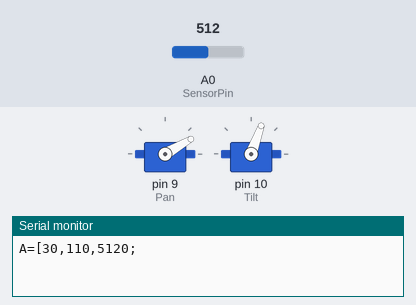
Bench run of a sketch on a simulated Arduino Uno, built with avr-gcc and run on an emulated ATmega328P. On the bench: 2 × servo, the last lines printed to the serial monitor. The inputs (shaded band) are chosen by the test bench; at power-on: A0 (SensorPin) = 512.

Above: at 0.07 s.
At 9.8 s:
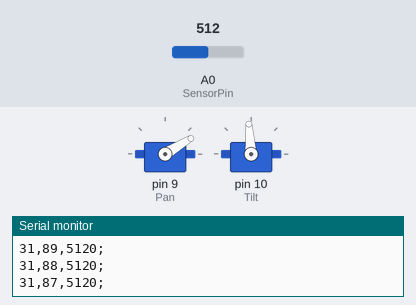
At 18.97 s:
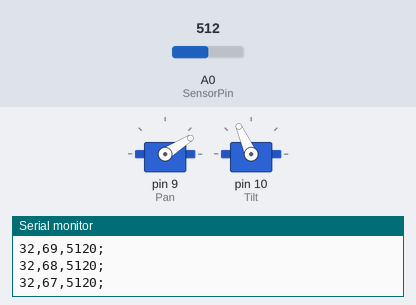
At 39.86 s:
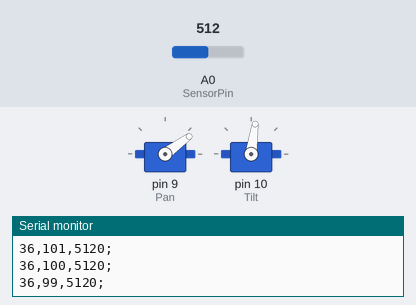
Timing chart, 0 to 40.0 s (numbered marks = the images above):
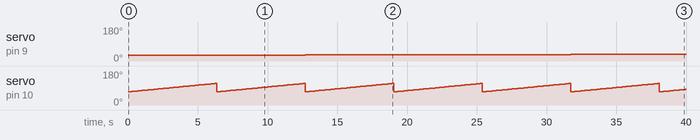

The sketch:

LIDAR_Final_USED_for_Arduino.ino
```cpp
// LIDAR_FINAL.ino
#include "Servo.h"

int Position=0;
int PanAngle=0;				//Will also be the output Pan Angle. Pan Angle measured from right to left. All the way right would theoretically be 0. Theta
int TiltAngle=0;
int TiltAngleOut=0;			//Output Tilt Angle in degrees. Will be measured in degrees from the positive vertical. Pointing directly ahead would be 90; straight up would be 0. Phi
int Distance1=0;
int Distance2=0;
int Distance3=0;
int Distance4=0;
int Distance5=0;
int TenXDistance=0;			//Final Distance (has been averaged and multiplied by 10)
int SensorPin=A0;			//Pin the distance sensor is plugged in to. MUST BE ANALOG INPUT
int RunOnce=0;				//Will be used to make the for loops only run once
Servo Pan;
Servo Tilt;


void setup()
{
  analogReference(EXTERNAL);
  Pan.attach(9);			//Attaches Pan servo to pin 9
  Tilt.attach(10);			//Attaches Tilt servo to pin 11
  Serial.begin(9600);
  Serial.print("A=[");		//Preparing the data to be written to the serial monitor in a format readable by MATLAB as a matrix, A.
}

void loop()
{
  if (RunOnce ==0)
  {
    for(int PanAngle=30; PanAngle<155; PanAngle+=1)
    {
      Pan.write(PanAngle);

      for(int TiltAngle=70; TiltAngle<115; TiltAngle+=1)
      {
        Tilt.write(TiltAngle);										//Tilt the sensor
        delay(100);													//Give the servo time to reach its position
        //Collect Data
        Distance1=analogRead(SensorPin);
        delay(10);													//Stop between readings
        Distance2=analogRead(SensorPin);
        delay(10);													//Stop between readings
        Distance3=analogRead(SensorPin);
        delay(10);													//Stop between readings
        Distance4=analogRead(SensorPin);
        delay(10);													//Stop between readings
        Distance5=analogRead(SensorPin);

        //Average the distance readings
        TenXDistance=((Distance1 + Distance2 + Distance3 + Distance4 + Distance5)*10)/5;  //Distances multiplied by 10 to keep values integers. Will be divided out in MATLAB. This works because x/5, where x is an integer, will have a maximum of one decimal point.

        //Calculated outputted tilt angle

        TiltAngleOut=180-TiltAngle;

        //Print formatted data to serial monitor.
        Serial.print(PanAngle);				// The data will be exported to matlab as a matrix, A.
        Serial.print(",");					// The matrix will have the following form
        Serial.print(TiltAngleOut);			//		PanAngle1	TiltAngle1	Distance1*10
        Serial.print(",");					//		PanAngle2	TiltAngle2	Distance2*10
        Serial.print(TenXDistance);			//			...			...			...
        Serial.println(";");				// These should correspond to spherical coordinates (theta, phi, r)
      }
    }
    Serial.print("]");
    RunOnce++;
  }
}
```

Measured:
- by itself, servo on pin 9 (Pan): moves from 30° to 36° over 31.7 s
- by itself, servo on pin 10 (Tilt): ramps from 70° to 114° and jumps back, once every 6.3 s
